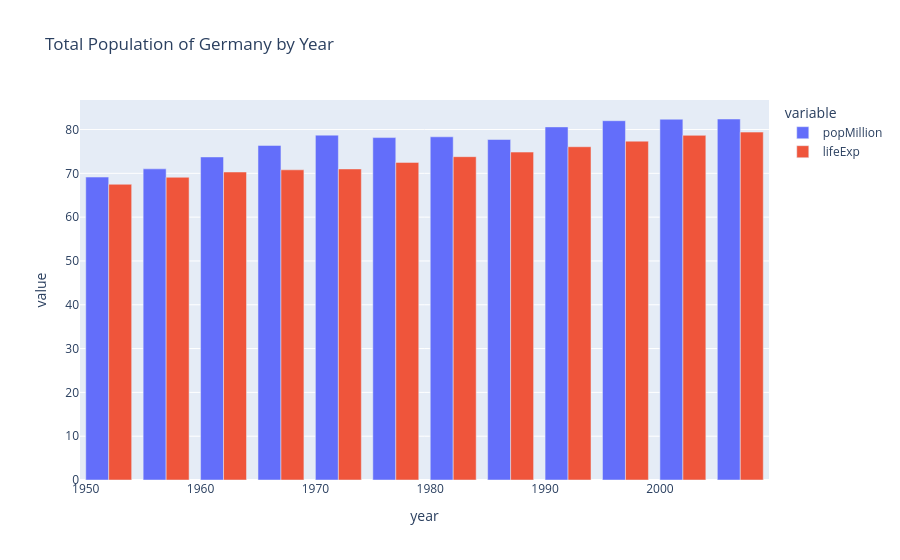

Notebook source saved alongside this figure:
### Code cell
fig = px.bar(data_frame = df_Germany, 
             x = 'year',
             y = ['popMillion', 'lifeExp'], # Несколько значений по столбцу Y
             title = 'Total Population of Germany by Year',
             barmode = 'group' # способ расположения нескольких столбцов:'group', 'overlay', 'relative' 
)
fig.show()

### Figure 1 — Plotly figure (JSON) as saved in the notebook; plotly's stock layout.template omitted (floating-point values rounded to 4 significant figures)
{"data": [{"alignmentgroup": "True", "hovertemplate": "variable=popMillion<br>year=%{x}<br>value=%{y}<extra></extra>", "legendgroup": "popMillion", "marker": {"color": "#636efa", "pattern": {"shape": ""}}, "name": "popMillion", "offsetgroup": "popMillion", "orientation": "v", "showlegend": true, "textposition": "auto", "type": "bar", "x": [1952, 1957, 1962, 1967, 1972, 1977, 1982, 1987, 1992, 1997, 2002, 2007], "xaxis": "x", "y": [69.15, 71.02, 73.74, 76.37, 78.72, 78.16, 78.34, 77.72, 80.6, 82.01, 82.35, 82.4], "yaxis": "y"}, {"alignmentgroup": "True", "hovertemplate": "variable=lifeExp<br>year=%{x}<br>value=%{y}<extra></extra>", "legendgroup": "lifeExp", "marker": {"color": "#EF553B", "pattern": {"shape": ""}}, "name": "lifeExp", "offsetgroup": "lifeExp", "orientation": "v", "showlegend": true, "textposition": "auto", "type": "bar", "x": [1952, 1957, 1962, 1967, 1972, 1977, 1982, 1987, 1992, 1997, 2002, 2007], "xaxis": "x", "y": [67.5, 69.1, 70.3, 70.8, 71.0, 72.5, 73.8, 74.85, 76.07, 77.34, 78.67, 79.41], "yaxis": "y"}], "layout": {"barmode": "group", "legend": {"title": {"text": "variable"}, "tracegroupgap": 0}, "title": {"text": "Total Population of Germany by Year"}, "xaxis": {"anchor": "y", "domain": [0, 1], "title": {"text": "year"}}, "yaxis": {"anchor": "x", "domain": [0, 1], "title": {"text": "value"}}}}
